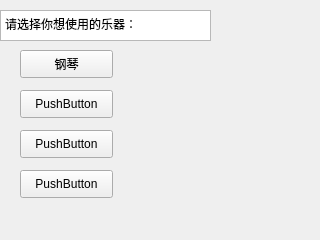
<?xml version="1.0" encoding="UTF-8"?>
<ui version="4.0">
 <class>chooseinstruments</class>
 <widget class="QWidget" name="chooseinstruments">
  <property name="geometry">
   <rect>
    <x>0</x>
    <y>0</y>
    <width>320</width>
    <height>240</height>
   </rect>
  </property>
  <property name="windowTitle">
   <string>Form</string>
  </property>
  <widget class="QPushButton" name="pushButton">
   <property name="geometry">
    <rect>
     <x>20</x>
     <y>50</y>
     <width>93</width>
     <height>28</height>
    </rect>
   </property>
   <property name="text">
    <string>钢琴</string>
   </property>
  </widget>
  <widget class="QPushButton" name="pushButton_2">
   <property name="geometry">
    <rect>
     <x>20</x>
     <y>90</y>
     <width>93</width>
     <height>28</height>
    </rect>
   </property>
   <property name="text">
    <string>PushButton</string>
   </property>
  </widget>
  <widget class="QPushButton" name="pushButton_3">
   <property name="geometry">
    <rect>
     <x>20</x>
     <y>130</y>
     <width>93</width>
     <height>28</height>
    </rect>
   </property>
   <property name="text">
    <string>PushButton</string>
   </property>
  </widget>
  <widget class="QPushButton" name="pushButton_4">
   <property name="geometry">
    <rect>
     <x>20</x>
     <y>170</y>
     <width>93</width>
     <height>28</height>
    </rect>
   </property>
   <property name="text">
    <string>PushButton</string>
   </property>
  </widget>
  <widget class="QTextEdit" name="textEdit">
   <property name="geometry">
    <rect>
     <x>0</x>
     <y>10</y>
     <width>211</width>
     <height>31</height>
    </rect>
   </property>
   <property name="html">
    <string>&lt;!DOCTYPE HTML PUBLIC &quot;-//W3C//DTD HTML 4.0//EN&quot; &quot;http://www.w3.org/TR/REC-html40/strict.dtd&quot;&gt;
&lt;html&gt;&lt;head&gt;&lt;meta name=&quot;qrichtext&quot; content=&quot;1&quot; /&gt;&lt;meta charset=&quot;utf-8&quot; /&gt;&lt;style type=&quot;text/css&quot;&gt;
p, li { white-space: pre-wrap; }
hr { height: 1px; border-width: 0; }
li.unchecked::marker { content: &quot;\2610&quot;; }
li.checked::marker { content: &quot;\2612&quot;; }
&lt;/style&gt;&lt;/head&gt;&lt;body style=&quot; font-family:'Microsoft YaHei UI'; font-size:9pt; font-weight:400; font-style:normal;&quot;&gt;
&lt;p style=&quot; margin-top:0px; margin-bottom:0px; margin-left:0px; margin-right:0px; -qt-block-indent:0; text-indent:0px;&quot;&gt;请选择你想使用的乐器：&lt;/p&gt;&lt;/body&gt;&lt;/html&gt;</string>
   </property>
  </widget>
 </widget>
 <resources/>
 <connections/>
</ui>
